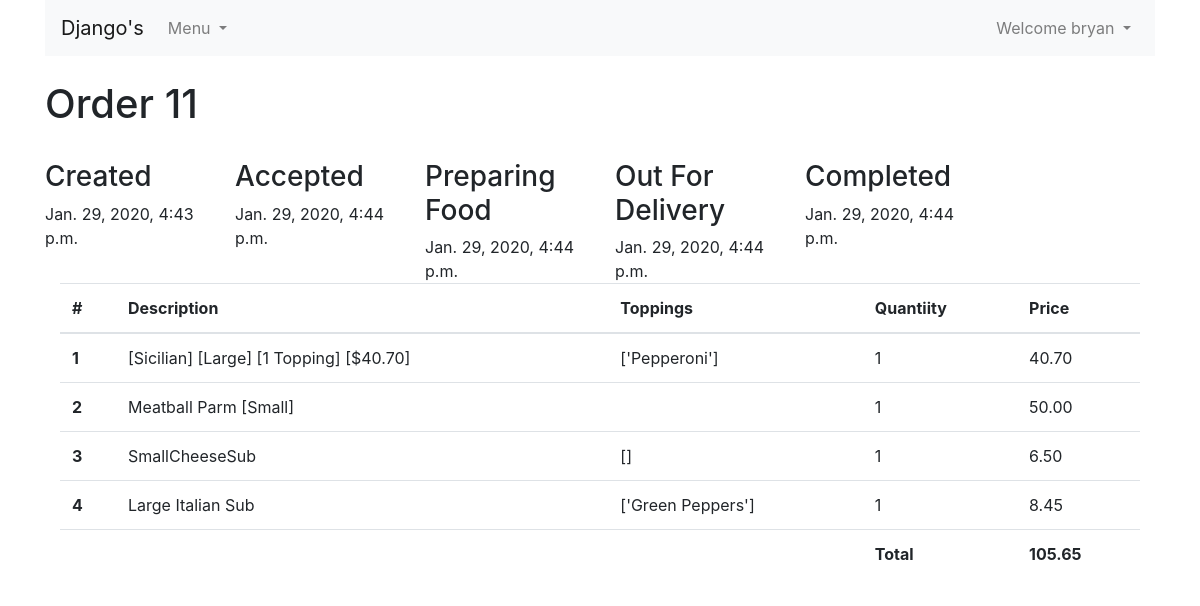
The app's page /order/11 (signed in) with its own data.
### pages/models.py (models this page shows, shortened)
class Order(models.Model):
    cust_id = models.ForeignKey(User, related_name="order",on_delete=models.CASCADE)

class Order_Status(models.Model):
    STATUS_CHOICES = [
        ("Created", 'Created'),
        ("Payment Declined", 'Payment Declined'),
        ("Accepted", 'Accepted'),
        ("Preparing Food", 'Preparing Food'),
        ("Out For Delivery", 'Out For Delivery'),
        ("Completed", 'Completed')
    ]
    order_id = models.ForeignKey("Order", related_name="order_status",on_delete=models.CASCADE)
    status = models.CharField( max_length=50, choices=STATUS_CHOICES,)
    date = models.DateTimeField(auto_now=False, auto_now_add=True)
    class Meta:
        get_latest_by = ['id']

class Order_item(models.Model):
    order_id = models.ForeignKey("Order", related_name="order_items",  on_delete=models.CASCADE)
    description = models.CharField(max_length=50)
    size = models.CharField(max_length=50, blank=True)
    toppings = models.CharField(max_length=50, blank=True)
    qty = models.IntegerField(default=1)
    price = models.DecimalField(max_digits=6,decimal_places=2,null=True)

### pages/views.py (the view)
# urls.py: path('order/<int:id>',views.order_view, name='order'),
def order_view(request,id):
    order = Order.objects.get(id=id)
    if order.cust_id == request.user or request.user.is_staff:
        items = order.order_items.all()
        total = 0
        for item in items :
            total += item.price
        return render(request,"order_details.html",{"order":order, "total":total})
    else:
        messages.error(request,"You are not authorized to view that order")
        return redirect('index')

### templates/order_details.html (shortened to what this page needs)
{% extends 'layout.html' %}
{% load staticfiles %}
{% block body %}
<br>
<h1> Order {{ order.id }} </h1>
<br>
<div class = "row">
{% for status in order.order_status.all %}
  <div class="col-sm-2"><h3>{{ status.status }}</h3> {{ status.date }}</div>
{% endfor %}
</div>
<div class="container">
<table class="table table-hover">
  <thead>
    <tr>
      <th scope="col">#</th>
      <th scope="col">Description</th>
      <th scope="col">Toppings</th>
      <th scope="col">Quantiity</th>
      <th scope="col">Price</th>
    </tr>
  </thead>
  <tbody>
    {% for item in order.order_items.all %}
    <tr>
      <td><strong>{{ forloop.counter }}</strong></td>
      <td>{{ item.description }}</td>
      <td>{{ item.toppings }}</td>
      <td>{{ item.qty }}</td>
      <td>{{ item.price }}</td>
    </tr>
    {% endfor %}
    <tr>
      <td></td>
      <td></td>
      <td></td>
      <td><strong>Total</strong></td>
      <td><strong>{{ total }}</strong></td>
  </tbody>
</table>
</div>
{% endblock %}

### templates/layout.html (shortened to what this page needs)
<!DOCTYPE html>
<html lang="en">
<head>
    <link rel="stylesheet" href="https://stackpath.bootstrapcdn.com/bootstrap/4.4.1/css/bootstrap.min.css">
    {% load static %}
    <link rel="stylesheet" href="{% static 'website/css/style.css' %}">
</head>
<body>
    <div class='container'>
    <nav class="navbar navbar-expand-lg navbar-light bg-light">
        <a class="navbar-brand" href="{% url 'index' %}">Django's</a>
        <div class="collapse navbar-collapse" id="navbarNavDropdown">
          <ul class="navbar-nav">
            <li class="nav-item dropdown">
              <a class="nav-link dropdown-toggle" href="#" id="navbarDropdownMenuLink" role="button" data-toggle="dropdown" aria-haspopup="true" aria-expanded="false">
                Menu
              </a>
            </li>
          </ul>
          {% if user.is_authenticated %}
          <ul class="navbar-nav ml-auto">
            <li class="nav-item dropdown">
              <a class="nav-link dropdown-toggle" id="navbarDropdownMenuLink-4" data-toggle="dropdown"
                aria-haspopup="true" aria-expanded="false">Welcome {{ user }} </a>
            </li>
          </ul>
          {% endif %}
        </div>
      </nav>
        {% block body %}
        {% endblock %}
    </div>
</body>
</html>

### records on screen
Order: id "11"
Order_Status: status "Created", date "Jan. 29, 2020, 4:43 p.m."
Order_Status: status "Accepted", date "Jan. 29, 2020, 4:44 p.m."
Order_Status: status "Preparing Food", date "Jan. 29, 2020, 4:44 p.m."
Order_Status: status "Out For Delivery", date "Jan. 29, 2020, 4:44 p.m."
Order_Status: status "Completed", date "Jan. 29, 2020, 4:44 p.m."
Order_item: description "[Sicilian] [Large] [1 Topping] [$40.70]", toppings "['Pepperoni']", qty "1", price "40.70"
Order_item: description "Meatball Parm [Small]", qty "1", price "50.00"
Order_item: description "SmallCheeseSub", toppings "[]", qty "1", price "6.50"
Order_item: description "Large Italian Sub", toppings "['Green Peppers']", qty "1", price "8.45"

### other values on screen
{{ user }} "bryan"
{{ total }} "105.65"
